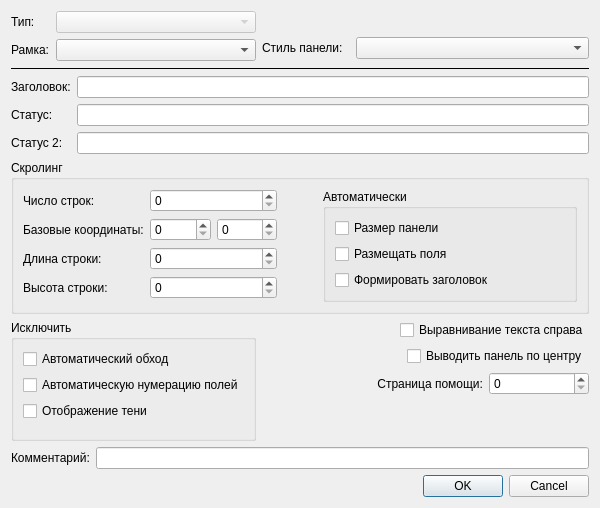
<?xml version="1.0" encoding="UTF-8"?>
<ui version="4.0">
 <class>PanelPropertysDlg</class>
 <widget class="QDialog" name="PanelPropertysDlg">
  <property name="geometry">
   <rect>
    <x>0</x>
    <y>0</y>
    <width>600</width>
    <height>508</height>
   </rect>
  </property>
  <property name="minimumSize">
   <size>
    <width>600</width>
    <height>0</height>
   </size>
  </property>
  <property name="maximumSize">
   <size>
    <width>600</width>
    <height>16777215</height>
   </size>
  </property>
  <property name="windowTitle">
   <string>Параметры панели</string>
  </property>
  <layout class="QVBoxLayout" name="verticalLayout_4">
   <item>
    <layout class="QHBoxLayout" name="horizontalLayout">
     <item>
      <layout class="QFormLayout" name="formLayout_2">
       <item row="0" column="0">
        <widget class="QLabel" name="label">
         <property name="text">
          <string>Тип:</string>
         </property>
        </widget>
       </item>
       <item row="0" column="1">
        <widget class="QComboBox" name="typeBox">
         <property name="enabled">
          <bool>false</bool>
         </property>
         <property name="minimumSize">
          <size>
           <width>200</width>
           <height>0</height>
          </size>
         </property>
         <property name="maximumSize">
          <size>
           <width>200</width>
           <height>16777215</height>
          </size>
         </property>
        </widget>
       </item>
       <item row="1" column="0">
        <widget class="QLabel" name="label_2">
         <property name="text">
          <string>Рамка:</string>
         </property>
        </widget>
       </item>
       <item row="1" column="1">
        <widget class="QComboBox" name="borderStyle">
         <property name="minimumSize">
          <size>
           <width>200</width>
           <height>0</height>
          </size>
         </property>
         <property name="maximumSize">
          <size>
           <width>200</width>
           <height>16777215</height>
          </size>
         </property>
        </widget>
       </item>
      </layout>
     </item>
     <item>
      <layout class="QFormLayout" name="formLayout">
       <item row="0" column="0">
        <spacer name="horizontalSpacer">
         <property name="orientation">
          <enum>Qt::Horizontal</enum>
         </property>
         <property name="sizeHint" stdset="0">
          <size>
           <width>88</width>
           <height>20</height>
          </size>
         </property>
        </spacer>
       </item>
       <item row="0" column="1">
        <spacer name="horizontalSpacer_2">
         <property name="orientation">
          <enum>Qt::Horizontal</enum>
         </property>
         <property name="sizeHint" stdset="0">
          <size>
           <width>40</width>
           <height>20</height>
          </size>
         </property>
        </spacer>
       </item>
       <item row="1" column="0">
        <widget class="QLabel" name="label_3">
         <property name="text">
          <string>Стиль панели:</string>
         </property>
        </widget>
       </item>
       <item row="1" column="1">
        <widget class="QComboBox" name="panelStyle"/>
       </item>
      </layout>
     </item>
    </layout>
   </item>
   <item>
    <widget class="QFrame" name="frame">
     <property name="frameShape">
      <enum>QFrame::HLine</enum>
     </property>
     <property name="frameShadow">
      <enum>QFrame::Plain</enum>
     </property>
    </widget>
   </item>
   <item>
    <layout class="QFormLayout" name="formLayout_3">
     <item row="0" column="0">
      <widget class="QLabel" name="label_4">
       <property name="text">
        <string>Заголовок:</string>
       </property>
      </widget>
     </item>
     <item row="0" column="1">
      <widget class="QLineEdit" name="titleEdit">
       <property name="maxLength">
        <number>255</number>
       </property>
      </widget>
     </item>
     <item row="1" column="0">
      <widget class="QLabel" name="label_5">
       <property name="text">
        <string>Статус:</string>
       </property>
      </widget>
     </item>
     <item row="1" column="1">
      <widget class="QLineEdit" name="statusEdit">
       <property name="maxLength">
        <number>255</number>
       </property>
      </widget>
     </item>
     <item row="2" column="0">
      <widget class="QLabel" name="label_6">
       <property name="text">
        <string>Статус 2:</string>
       </property>
      </widget>
     </item>
     <item row="2" column="1">
      <widget class="QLineEdit" name="statusEdit2">
       <property name="maxLength">
        <number>255</number>
       </property>
      </widget>
     </item>
    </layout>
   </item>
   <item>
    <widget class="QGroupBox" name="groupBoxScrol">
     <property name="title">
      <string>Скролинг</string>
     </property>
     <layout class="QHBoxLayout" name="horizontalLayout_3" stretch="1,0,1">
      <item>
       <layout class="QFormLayout" name="formLayout_4">
        <item row="0" column="0">
         <widget class="QLabel" name="label_7">
          <property name="text">
           <string>Число строк:</string>
          </property>
         </widget>
        </item>
        <item row="0" column="1">
         <widget class="QSpinBox" name="spinBox"/>
        </item>
        <item row="1" column="0">
         <widget class="QLabel" name="label_8">
          <property name="text">
           <string>Базовые координаты:</string>
          </property>
         </widget>
        </item>
        <item row="1" column="1">
         <layout class="QHBoxLayout" name="horizontalLayout_2">
          <item>
           <widget class="QSpinBox" name="spinBox_2"/>
          </item>
          <item>
           <widget class="QSpinBox" name="spinBox_3"/>
          </item>
         </layout>
        </item>
        <item row="2" column="0">
         <widget class="QLabel" name="label_9">
          <property name="text">
           <string>Длина строки:</string>
          </property>
         </widget>
        </item>
        <item row="2" column="1">
         <widget class="QSpinBox" name="spinBox_4"/>
        </item>
        <item row="3" column="0">
         <widget class="QLabel" name="label_10">
          <property name="text">
           <string>Высота строки:</string>
          </property>
         </widget>
        </item>
        <item row="3" column="1">
         <widget class="QSpinBox" name="spinBox_5"/>
        </item>
       </layout>
      </item>
      <item>
       <spacer name="horizontalSpacer_3">
        <property name="orientation">
         <enum>Qt::Horizontal</enum>
        </property>
        <property name="sizeHint" stdset="0">
         <size>
          <width>40</width>
          <height>20</height>
         </size>
        </property>
       </spacer>
      </item>
      <item>
       <widget class="QGroupBox" name="groupBox_2">
        <property name="title">
         <string>Автоматически</string>
        </property>
        <layout class="QVBoxLayout" name="verticalLayout">
         <item>
          <widget class="QCheckBox" name="checkBox">
           <property name="text">
            <string>Размер панели</string>
           </property>
          </widget>
         </item>
         <item>
          <widget class="QCheckBox" name="checkBox_2">
           <property name="text">
            <string>Размещать поля</string>
           </property>
          </widget>
         </item>
         <item>
          <widget class="QCheckBox" name="checkBox_3">
           <property name="text">
            <string>Формировать заголовок</string>
           </property>
          </widget>
         </item>
        </layout>
       </widget>
      </item>
     </layout>
    </widget>
   </item>
   <item>
    <layout class="QHBoxLayout" name="horizontalLayout_7">
     <item>
      <widget class="QGroupBox" name="groupBox_3">
       <property name="title">
        <string>Исключить</string>
       </property>
       <layout class="QVBoxLayout" name="verticalLayout_2">
        <item>
         <widget class="QCheckBox" name="excludeAutoTab">
          <property name="text">
           <string>Автоматический обход</string>
          </property>
         </widget>
        </item>
        <item>
         <widget class="QCheckBox" name="excludeAutoNum">
          <property name="text">
           <string>Автоматическую нумерацию полей</string>
          </property>
         </widget>
        </item>
        <item>
         <widget class="QCheckBox" name="excludeShadow">
          <property name="text">
           <string>Отображение тени</string>
          </property>
         </widget>
        </item>
        <item>
         <spacer name="verticalSpacer_2">
          <property name="orientation">
           <enum>Qt::Vertical</enum>
          </property>
          <property name="sizeHint" stdset="0">
           <size>
            <width>20</width>
            <height>40</height>
           </size>
          </property>
         </spacer>
        </item>
       </layout>
      </widget>
     </item>
     <item>
      <layout class="QVBoxLayout" name="verticalLayout_3">
       <item>
        <layout class="QHBoxLayout" name="horizontalLayout_5">
         <item>
          <spacer name="horizontalSpacer_4">
           <property name="orientation">
            <enum>Qt::Horizontal</enum>
           </property>
           <property name="sizeHint" stdset="0">
            <size>
             <width>40</width>
             <height>20</height>
            </size>
           </property>
          </spacer>
         </item>
         <item>
          <widget class="QCheckBox" name="alignTextRight">
           <property name="minimumSize">
            <size>
             <width>182</width>
             <height>0</height>
            </size>
           </property>
           <property name="text">
            <string>Выравнивание текста справа</string>
           </property>
          </widget>
         </item>
        </layout>
       </item>
       <item>
        <layout class="QHBoxLayout" name="horizontalLayout_6">
         <item>
          <spacer name="horizontalSpacer_5">
           <property name="orientation">
            <enum>Qt::Horizontal</enum>
           </property>
           <property name="sizeHint" stdset="0">
            <size>
             <width>40</width>
             <height>20</height>
            </size>
           </property>
          </spacer>
         </item>
         <item>
          <widget class="QCheckBox" name="alignPanCenter">
           <property name="minimumSize">
            <size>
             <width>182</width>
             <height>0</height>
            </size>
           </property>
           <property name="text">
            <string>Выводить панель по центру</string>
           </property>
          </widget>
         </item>
        </layout>
       </item>
       <item>
        <layout class="QHBoxLayout" name="horizontalLayout_4">
         <item>
          <widget class="QLabel" name="label_11">
           <property name="text">
            <string>Страница помощи:</string>
           </property>
           <property name="alignment">
            <set>Qt::AlignRight|Qt::AlignTrailing|Qt::AlignVCenter</set>
           </property>
          </widget>
         </item>
         <item>
          <widget class="QSpinBox" name="helpPage">
           <property name="maximumSize">
            <size>
             <width>100</width>
             <height>16777215</height>
            </size>
           </property>
          </widget>
         </item>
        </layout>
       </item>
       <item>
        <spacer name="verticalSpacer">
         <property name="orientation">
          <enum>Qt::Vertical</enum>
         </property>
         <property name="sizeHint" stdset="0">
          <size>
           <width>20</width>
           <height>40</height>
          </size>
         </property>
        </spacer>
       </item>
      </layout>
     </item>
    </layout>
   </item>
   <item>
    <layout class="QHBoxLayout" name="horizontalLayout_8">
     <item>
      <widget class="QLabel" name="label_12">
       <property name="text">
        <string>Комментарий:</string>
       </property>
      </widget>
     </item>
     <item>
      <widget class="QLineEdit" name="commentEdit">
       <property name="maxLength">
        <number>255</number>
       </property>
      </widget>
     </item>
    </layout>
   </item>
   <item>
    <widget class="QDialogButtonBox" name="buttonBox">
     <property name="orientation">
      <enum>Qt::Horizontal</enum>
     </property>
     <property name="standardButtons">
      <set>QDialogButtonBox::Cancel|QDialogButtonBox::Ok</set>
     </property>
    </widget>
   </item>
  </layout>
 </widget>
 <resources/>
 <connections>
  <connection>
   <sender>buttonBox</sender>
   <signal>accepted()</signal>
   <receiver>PanelPropertysDlg</receiver>
   <slot>accept()</slot>
   <hints>
    <hint type="sourcelabel">
     <x>248</x>
     <y>254</y>
    </hint>
    <hint type="destinationlabel">
     <x>157</x>
     <y>274</y>
    </hint>
   </hints>
  </connection>
  <connection>
   <sender>buttonBox</sender>
   <signal>rejected()</signal>
   <receiver>PanelPropertysDlg</receiver>
   <slot>reject()</slot>
   <hints>
    <hint type="sourcelabel">
     <x>316</x>
     <y>260</y>
    </hint>
    <hint type="destinationlabel">
     <x>286</x>
     <y>274</y>
    </hint>
   </hints>
  </connection>
 </connections>
</ui>
